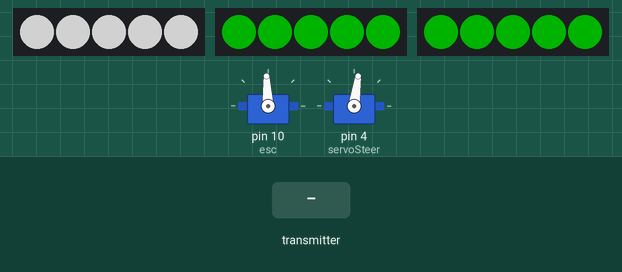
Simulated run of this sketch. Board: Arduino Uno, built with avr-gcc and run on an emulated ATmega328P. Parts: 3 × 5 RGB LEDs in strip order, left to right, 2 × servo. The inputs (shaded band) are chosen by the test bench. Dim RGB values are drawn brighter than linear; no radio packets arrive unless stated.

Above: at 1.2 s.
1.3 s: the transmitter starts sending j2PotX = 0
At 1.81 s:
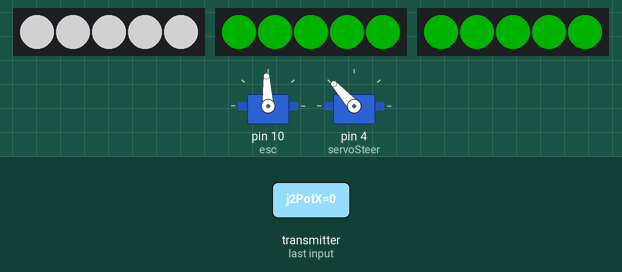
At 2.21 s:
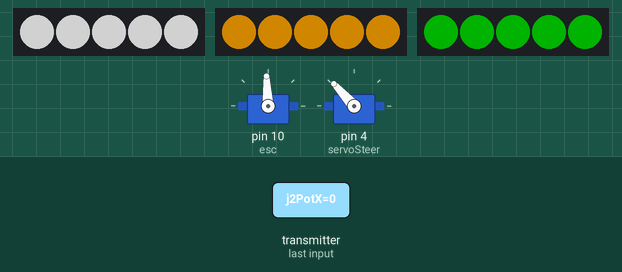
4.3 s: the transmitter starts sending tSwitch2 = 0
At 4.7 s:
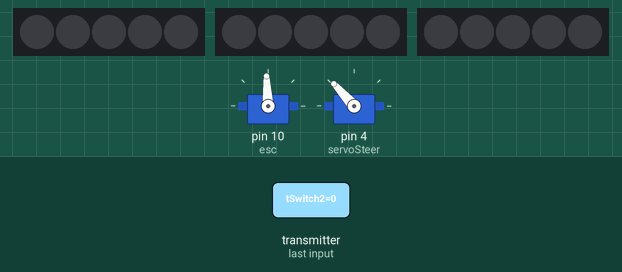
5.8 s: the transmitter starts sending j1PotY = 255
8.2 s: the transmitter starts sending j2PotX = 64
10.1 s: the transmitter starts sending j2PotX = 128
11.9 s: the transmitter starts sending j2PotX = 255
Timing chart, 0 to 14.7 s (numbered marks = the images above; inputs shaded):
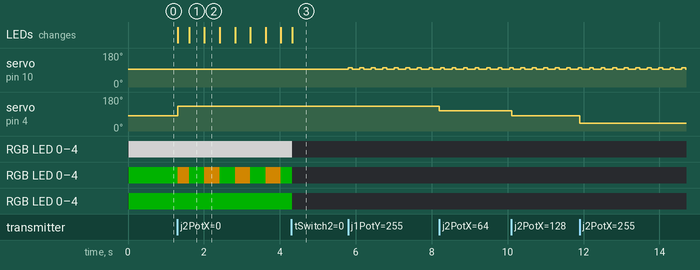

The sketch:

receiver_nano.ino
```cpp
#include <SPI.h>
#include <nRF24L01.h>
#include <RF24.h>
#include <Servo.h>
#include <FastLED.h>
#include "printf.h"
#include <avr/wdt.h>

// ===================== KONFIG =====================
#define LED_PIN_FRONT 7
#define LED_PIN_LEFT  8
#define LED_PIN_RIGHT 9
#define NUM_LEDS 5
#define LED_BRIGHTNESS 120
const int steerCenter = 127;  // centralna pozycja joysticka / serwa

// ===================== LED ========================
CRGB ledsFront[NUM_LEDS];
CRGB ledsLeft[NUM_LEDS];
CRGB ledsRight[NUM_LEDS];

// ===================== RADIO ======================
RF24 radio(3, 2);
const byte address[6] = "00001";
unsigned long lastReceiveTime = 0;
unsigned long currentTime = 0;

// ===================== SERVO / ESC =================
Servo esc;
Servo servoSteer;
const int servoMin = 40;
const int servoMax = 140;
const int servoTrim = -8;

// ===================== ESC ========================
const int escStop = 1500;
const int escMinForward = 1600;
const int escMaxForward = 1640;
const int escMinBackward = 1390;
const int escMaxBackward = 1370;
const int escDeadzone = 5;
const int rampStep = 5;

// ===================== DATA =======================
struct Data_Package {
  byte j1PotX, j1PotY, j1Button;
  byte j2PotX, j2PotY, j2Button;
  byte pot1, pot2, tSwitch1, tSwitch2;
  byte button1, button2, button3, button4;
};
Data_Package data;

// ===================== SETUP ======================
void setup() {
  Serial.begin(9600);

  FastLED.addLeds<WS2812, LED_PIN_FRONT, GRB>(ledsFront, NUM_LEDS);
  FastLED.addLeds<WS2812, LED_PIN_LEFT,  GRB>(ledsLeft, NUM_LEDS);
  FastLED.addLeds<WS2812, LED_PIN_RIGHT, GRB>(ledsRight, NUM_LEDS);
  FastLED.setBrightness(LED_BRIGHTNESS);
  FastLED.clear();
  FastLED.show();

  if (!radio.begin()) while (1);
  printf_begin();
  radio.openReadingPipe(0, address);
  radio.setAutoAck(false);
  radio.setDataRate(RF24_250KBPS);
  radio.setPALevel(RF24_PA_LOW);
  radio.startListening();

  resetData();

  esc.attach(10);
  servoSteer.attach(4);
  servoSteer.write((servoMin + servoMax)/2 + servoTrim);

  wdt_enable(WDTO_1S);  // watchdog 1s
}

// ===================== LOOP =======================
void loop() {
  wdt_reset();
  currentTime = millis();

  if (currentTime - lastReceiveTime > 1000) resetData();
  if (radio.available()) {
    radio.read(&data, sizeof(Data_Package));
    lastReceiveTime = millis();
  }

  // -------- SERVO STEERING --------
  static int lastServoValue = (servoMin + servoMax)/2 + servoTrim;
  int steer = data.j2PotX;
  int servoValue;

  if (abs(steer - steerCenter) <= 8) servoValue = (servoMin + servoMax)/2 + servoTrim;
  else servoValue = map(steer, 0, 255, servoMax, servoMin) + servoTrim;

  servoValue = constrain(servoValue, servoMin, servoMax);
  if (servoValue != lastServoValue) {
    servoSteer.write(servoValue);
    lastServoValue = servoValue;
  }

  // -------- ESC CONTROL --------
  static int lastEscValue = escStop;
  int delta = data.j1PotY - 127;
  int targetEsc;

  static bool crawlMode = false;
  static bool speedMode = true;
  const int pot2Center = 127;
  const int pot2Deadzone = 10;

  if (data.pot2 < pot2Center - pot2Deadzone) crawlMode = true;
  else if (data.pot2 > pot2Center + pot2Deadzone) crawlMode = false;
  speedMode = !crawlMode;

  if (crawlMode) {
    const int cycleTime = 300;
    const int pulseTime = 100;
    static unsigned long lastPulse = 0;
    static bool pulseOn = false;

    if (abs(delta) > escDeadzone) {
      if (millis() - lastPulse >= cycleTime) {
        lastPulse = millis();
        pulseOn = true;
      }
      if (pulseOn) {
        if (millis() - lastPulse < pulseTime) {
          if (delta > 0) esc.writeMicroseconds(escMinForward);
          else esc.writeMicroseconds(escMinBackward);
        } else {
          esc.writeMicroseconds(escStop);
          pulseOn = false;
        }
      }
    } else {
      esc.writeMicroseconds(escStop);
      pulseOn = false;
    }

  } else {  // speed mode
    if (abs(delta) <= escDeadzone) targetEsc = escStop;
    else if (delta < 0) targetEsc = map(delta, -1, -127, escMinBackward, escMaxBackward);
    else targetEsc = map(delta, 1, 128, escMinForward, escMaxForward);

    if (lastEscValue < targetEsc) lastEscValue += rampStep;
    else if (lastEscValue > targetEsc) lastEscValue -= rampStep;
    esc.writeMicroseconds(lastEscValue);
  }

  // -------- LEDS --------
  static unsigned long lastBlink = 0;
  static bool blinkState = false;
  if (millis() - lastBlink > 400) {
    lastBlink = millis();
    blinkState = !blinkState;
  }

  if (data.tSwitch2 == 0) FastLED.clear();
  else {
    if (crawlMode) {
      fill_solid(ledsFront, NUM_LEDS, CRGB::White);
      fill_solid(ledsLeft, NUM_LEDS, CRGB::Green);
      fill_solid(ledsRight, NUM_LEDS, CRGB::Green);
    } else {
      fill_solid(ledsFront, NUM_LEDS, CRGB::White);
      fill_solid(ledsLeft, NUM_LEDS, CRGB::Red);
      fill_solid(ledsRight, NUM_LEDS, CRGB::Red);
    }

    if (steer < steerCenter - 15 && blinkState) fill_solid(ledsLeft, NUM_LEDS, CRGB::Orange);
    if (steer > steerCenter + 15 && blinkState) fill_solid(ledsRight, NUM_LEDS, CRGB::Orange);
  }
  FastLED.show();
}

// ===================== RESET ======================
void resetData() {
  data.j1PotX = 127; data.j1PotY = 127;
  data.j2PotX = 127; data.j2PotY = 127;
  data.j1Button = 1; data.j2Button = 1;
  data.pot1 = 1; data.pot2 = 1;
  data.tSwitch1 = 1; data.tSwitch2 = 1;
  data.button1 = 1; data.button2 = 1;
  data.button3 = 1; data.button4 = 1;
}
```

Measured:
- after the input at 1.3 s, servo on pin 4 (servoSteer): 82° → 132° at once; RGB LED 0–4: RGB(0, 60, 0) → RGB(120, 77, 0) at once, then repeats every 0.81 s: RGB(0, 60, 0) 0.40 s, RGB(120, 77, 0) 0.41 s; the LEDs: first change at once (image 1 shows a later state)
- after the input at 4.3 s, the LEDs: change at once (image 3)
- after the input at 5.8 s, servo on pin 10 (esc): alternates 102° for 0.10 s and 93° for 0.20 s, starting at once
- after the input at 8.2 s, servo on pin 4 (servoSteer): 132° → 107° at once
- after the input at 10.1 s, servo on pin 4 (servoSteer): 107° → 82° at once
- after the input at 11.9 s, servo on pin 4 (servoSteer): 82° → 40° at once
- what the display in image 1 shows lasts 0.4 s, from 1.6 s to 2.0 s
